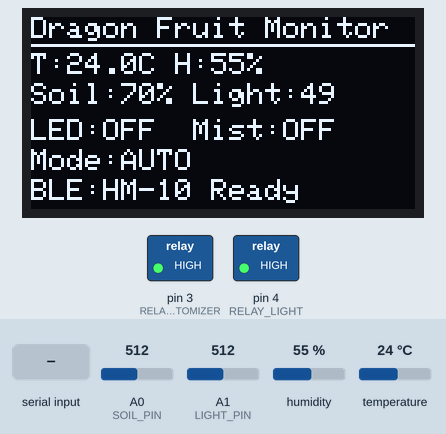
Recording of a sketch running on a simulated Arduino Uno, built with avr-gcc and run on an emulated ATmega328P. On the bench: 128×64 one-colour display, switched loads named in the sketch (green lamp = pin HIGH). Inputs (shaded band) come from the test bench; at power-on: humidity 55 %, A0 (SOIL_PIN) = 512, A1 (LIGHT_PIN) = 512, temperature 24 °C. What the sketch prints to the serial monitor is not drawn.

Above: at 2.7 s.
2.8 s: "LIGHT_ON\n" received over Serial
At 5.4 s:
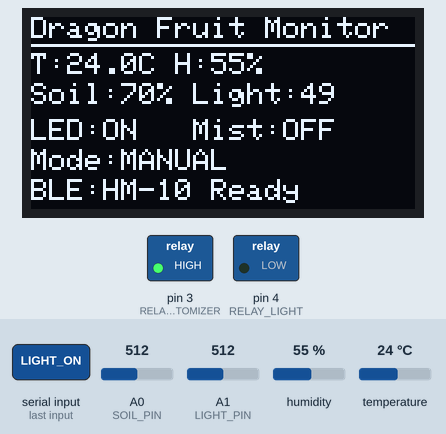
5.8 s: "ATOMIZER_ON\n" received over the second serial link
At 7.7 s:
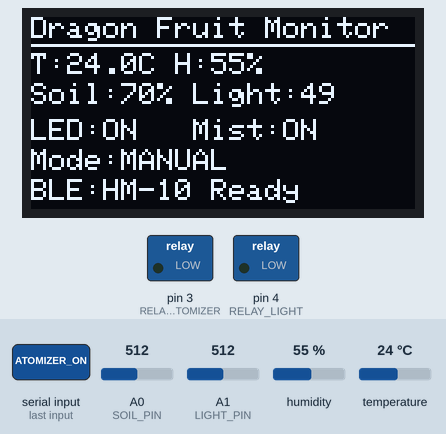
8.0 s: "LIGHT_OFF\n" received over Serial
At 9.3 s:
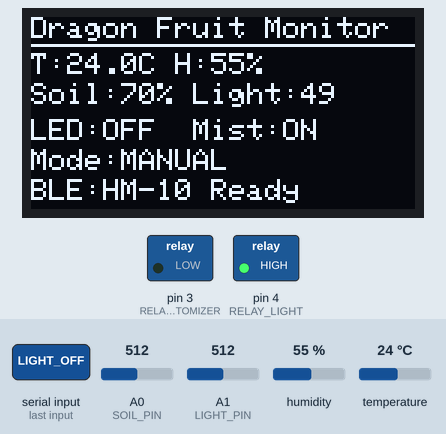
10.2 s: "ATOMIZER_OFF\n" received over the second serial link
At 11.8 s:
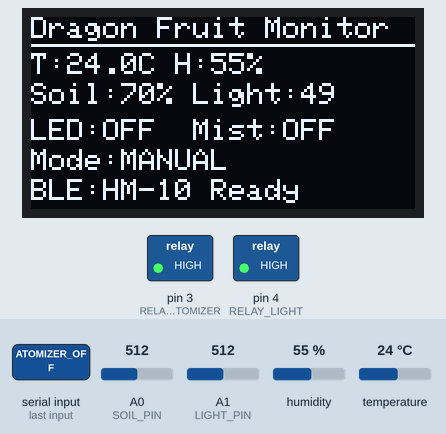
12.4 s: humidity set to 22 %
At 15.9 s:
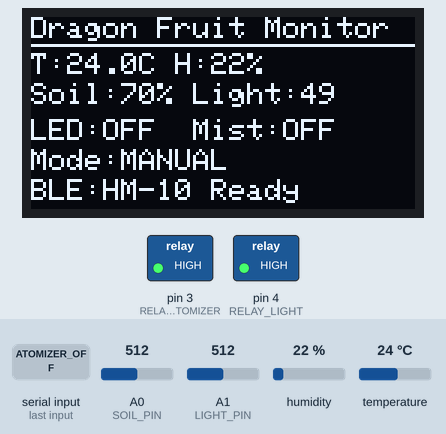
16.6 s: "ATOMIZER_ON\n" received over Serial
At 16.9 s:
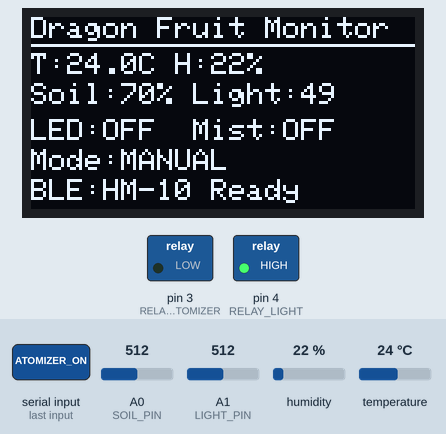
Timing chart, 0 to 19.6 s (numbered marks = the images above; inputs shaded):
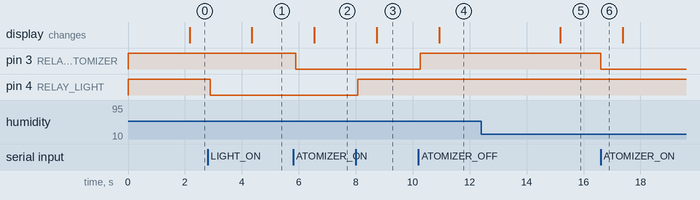

Measured:
- after the input at 2.8 s, pin 4 (RELAY_LIGHT): HIGH → LOW after 0.09 s; the display: changes after 1.6 s (image 1)
- after the input at 5.8 s, pin 3 (RELAY_ATOMIZER): HIGH → LOW after 0.08 s; the display: changes after 0.74 s (image 2)
- after the input at 8.0 s, pin 4 (RELAY_LIGHT): LOW → HIGH after 0.07 s; the display: changes after 0.73 s (image 3)
- after the input at 10.2 s, pin 3 (RELAY_ATOMIZER): LOW → HIGH after 0.06 s; the display: changes after 0.73 s (image 4)
- after the input at 12.4 s, the display: changes after 2.8 s (image 5)
- after the input at 16.6 s, pin 3 (RELAY_ATOMIZER): HIGH → LOW at once

The sketch:

dragon_fruit_ble.ino
```cpp
/**
 * 北方寒旱火龙果智能种植舱 - Arduino 固件 (BLE 版)
 * 硬件：Arduino UNO R3 + HM-10 BLE 模块
 * 传感器：DHT11(D2)、土壤湿度(A0)、光敏(A1)
 * 执行器：继电器-雾化器(D3)、继电器-补光灯(D4)
 * 显示：0.96寸 OLED I2C (SDA->A4, SCL->A5)
 */

#include <SoftwareSerial.h>
#include <DHT.h>
#include <Wire.h>
#include <Adafruit_GFX.h>
#include <Adafruit_SSD1306.h>

// ============== 引脚定义 ==============
#define DHT_PIN 2
#define DHT_TYPE DHT11
#define SOIL_PIN A0
#define LIGHT_PIN A1
#define RELAY_ATOMIZER 3
#define RELAY_LIGHT 4

// HM-10 BLE 软串口：RX->10, TX->11
// 注意：HM-10 TX 接 Arduino 10(RX)；HM-10 RX 接 Arduino 11(TX)，建议串 1k/2k 电阻分压 5V->3.3V
#define BLE_RX 10
#define BLE_TX 11

// ============== 对象初始化 ==============
DHT dht(DHT_PIN, DHT_TYPE);
SoftwareSerial ble(BLE_RX, BLE_TX);
Adafruit_SSD1306 display(128, 64, &Wire, -1);

// ============== 状态变量 ==============
float temperature = 0.0;
float humidity = 0.0;
int soilMoisture = 0;     // 0-100%
int lightIntensity = 0;   // 0-100%
bool lightState = false;
bool mistState = false;

// 阈值
int soilThreshold = 50;
int lightThreshold = 30;
int tempThreshold = 35;

// 自动模式
bool autoMode = true;

// 定时上报
unsigned long lastReport = 0;
const unsigned long REPORT_INTERVAL = 2000; // 2秒

void setup() {
  // 初始化串口
  Serial.begin(9600);
  ble.begin(9600);

  // 初始化传感器
  dht.begin();

  // 初始化继电器引脚
  pinMode(RELAY_ATOMIZER, OUTPUT);
  pinMode(RELAY_LIGHT, OUTPUT);
  digitalWrite(RELAY_ATOMIZER, HIGH); // 继电器低电平触发时常用 HIGH=关
  digitalWrite(RELAY_LIGHT, HIGH);

  // 初始化 OLED
  if (!display.begin(SSD1306_SWITCHCAPVCC, 0x3C)) {
    Serial.println(F("OLED 初始化失败"));
  }
  display.clearDisplay();
  display.setTextSize(1);
  display.setTextColor(SSD1306_WHITE);
  display.setCursor(0, 0);
  display.println(F("Dragon Fruit IoT"));
  display.println(F("Waiting for BLE..."));
  display.display();

  Serial.println(F("北方寒旱火龙果智能种植舱 已启动"));
  Serial.println(F("命令格式: READ / LIGHT_ON / LIGHT_OFF / ATOMIZER_ON / ATOMIZER_OFF / AUTO / MANUAL"));
}

void loop() {
  readSensors();

  // 自动模式控制
  if (autoMode) {
    if (soilMoisture < soilThreshold && !mistState) {
      setMist(true);
    } else if (soilMoisture >= soilThreshold && mistState) {
      setMist(false);
    }

    if (lightIntensity < lightThreshold && !lightState) {
      setLight(true);
    } else if (lightIntensity >= lightThreshold && lightState) {
      setLight(false);
    }
  }

  // 处理蓝牙/串口命令
  handleCommand(Serial);
  handleCommand(ble);

  // 定时上报
  if (millis() - lastReport >= REPORT_INTERVAL) {
    sendData();
    updateOLED();
    lastReport = millis();
  }

  delay(100);
}

// ============== 读取传感器 ==============
void readSensors() {
  temperature = dht.readTemperature();
  humidity = dht.readHumidity();

  // DHT 读取失败保护
  if (isnan(temperature)) temperature = 25.0;
  if (isnan(humidity)) humidity = 60.0;

  // 土壤湿度：0-1023 映射到 0-100%（根据实际传感器校准）
  int soilRaw = analogRead(SOIL_PIN);
  soilMoisture = map(soilRaw, 1023, 300, 0, 100);
  soilMoisture = constrain(soilMoisture, 0, 100);

  // 光照：0-1023 映射到 0-100%（光敏电阻，值越小光照越强，这里反转）
  int lightRaw = analogRead(LIGHT_PIN);
  lightIntensity = map(lightRaw, 1023, 0, 0, 100);
  lightIntensity = constrain(lightIntensity, 0, 100);
}

// ============== 命令处理 ==============
void handleCommand(Stream &stream) {
  while (stream.available()) {
    String cmd = stream.readStringUntil('\n');
    cmd.trim();
    cmd.toUpperCase();

    if (cmd.length() == 0) continue;

    Serial.print(F("收到命令: "));
    Serial.println(cmd);

    if (cmd == "READ") {
      sendData();
    } else if (cmd == "LIGHT_ON") {
      autoMode = false;
      setLight(true);
      sendData();
    } else if (cmd == "LIGHT_OFF") {
      autoMode = false;
      setLight(false);
      sendData();
    } else if (cmd == "ATOMIZER_ON") {
      autoMode = false;
      setMist(true);
      sendData();
    } else if (cmd == "ATOMIZER_OFF") {
      autoMode = false;
      setMist(false);
      sendData();
    } else if (cmd == "AUTO") {
      autoMode = true;
      stream.println(F("OK:AUTO"));
    } else if (cmd == "MANUAL") {
      autoMode = false;
      stream.println(F("OK:MANUAL"));
    } else if (cmd.startsWith("SOIL_TH:")) {
      soilThreshold = cmd.substring(8).toInt();
      stream.println("OK:SOIL_TH=" + String(soilThreshold));
    } else if (cmd.startsWith("LIGHT_TH:")) {
      lightThreshold = cmd.substring(9).toInt();
      stream.println("OK:LIGHT_TH=" + String(lightThreshold));
    } else {
      stream.println(F("ERR:UNKNOWN_CMD"));
    }
  }
}

// ============== 控制设备 ==============
void setLight(bool on) {
  lightState = on;
  // 假设继电器低电平触发：LOW=开，HIGH=关
  digitalWrite(RELAY_LIGHT, on ? LOW : HIGH);
}

void setMist(bool on) {
  mistState = on;
  digitalWrite(RELAY_ATOMIZER, on ? LOW : HIGH);
}

// ============== 发送数据 ==============
void sendData() {
  String json = "{";
  json += "\"T\":" + String(temperature, 1) + ",";
  json += "\"H\":" + String((int)humidity) + ",";
  json += "\"S\":" + String(soilMoisture) + ",";
  json += "\"L\":" + String(lightIntensity) + ",";
  json += "\"lightOn\":" + String(lightState ? "1" : "0") + ",";
  json += "\"mistOn\":" + String(mistState ? "1" : "0");
  json += "}";

  ble.println(json);
  Serial.println(json);
}

// ============== OLED 显示 ==============
void updateOLED() {
  display.clearDisplay();
  display.setTextSize(1);

  // 标题
  display.setCursor(0, 0);
  display.println(F("Dragon Fruit Monitor"));
  display.drawLine(0, 9, 128, 9, SSD1306_WHITE);

  // 数据行
  display.setCursor(0, 12);
  display.print(F("T:"));
  display.print(temperature, 1);
  display.print(F("C H:"));
  display.print((int)humidity);
  display.println(F("%"));

  display.setCursor(0, 22);
  display.print(F("Soil:"));
  display.print(soilMoisture);
  display.print(F("% Light:"));
  display.println(lightIntensity);

  // 设备状态
  display.setCursor(0, 34);
  display.print(F("LED:"));
  display.print(lightState ? F("ON ") : F("OFF"));
  display.print(F("  Mist:"));
  display.println(mistState ? F("ON ") : F("OFF"));

  // 模式
  display.setCursor(0, 44);
  display.print(F("Mode:"));
  display.println(autoMode ? F("AUTO") : F("MANUAL"));

  // BLE 状态提示
  display.setCursor(0, 54);
  display.print(F("BLE:"));
  display.println(F("HM-10 Ready"));

  display.display();
}
```
